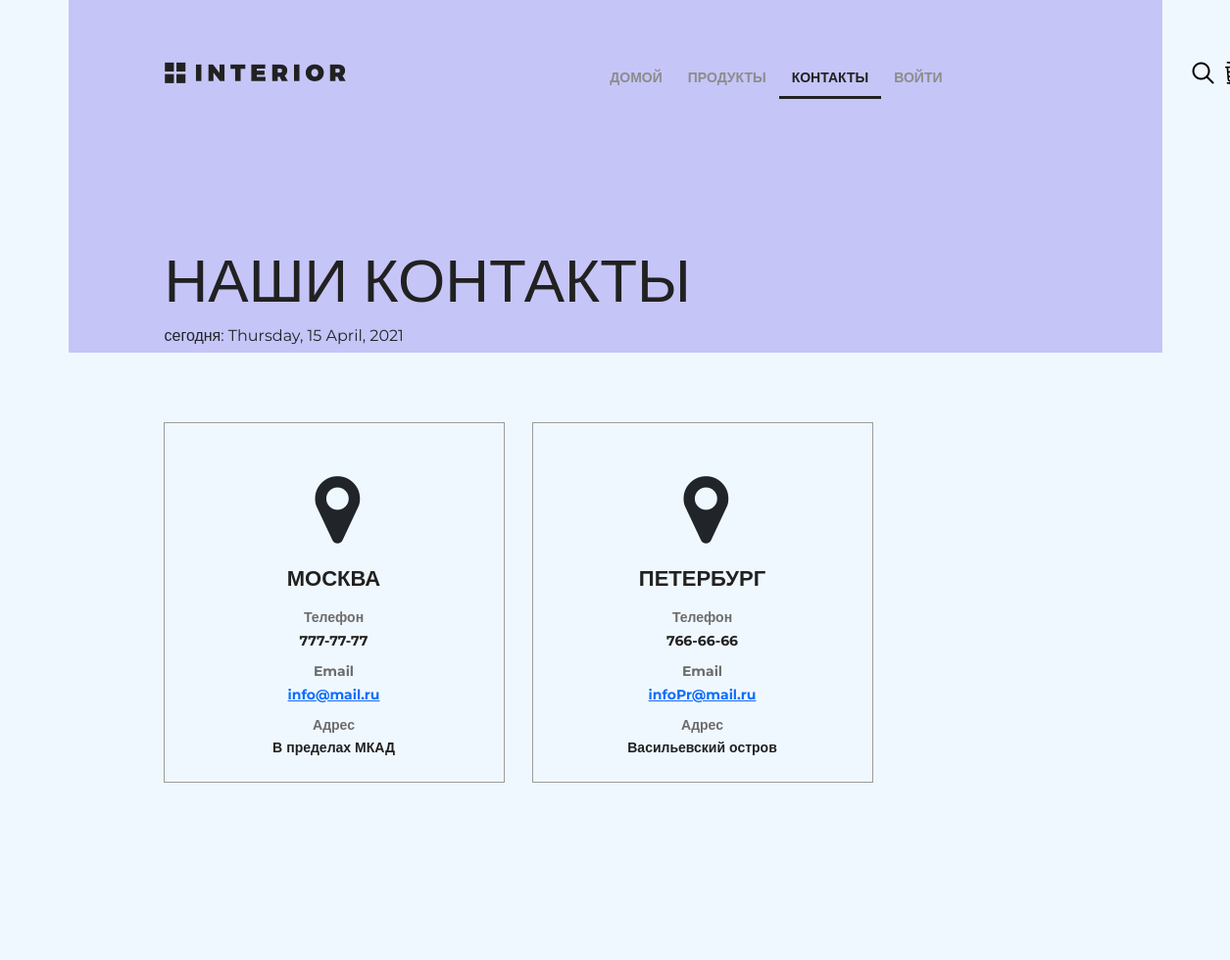
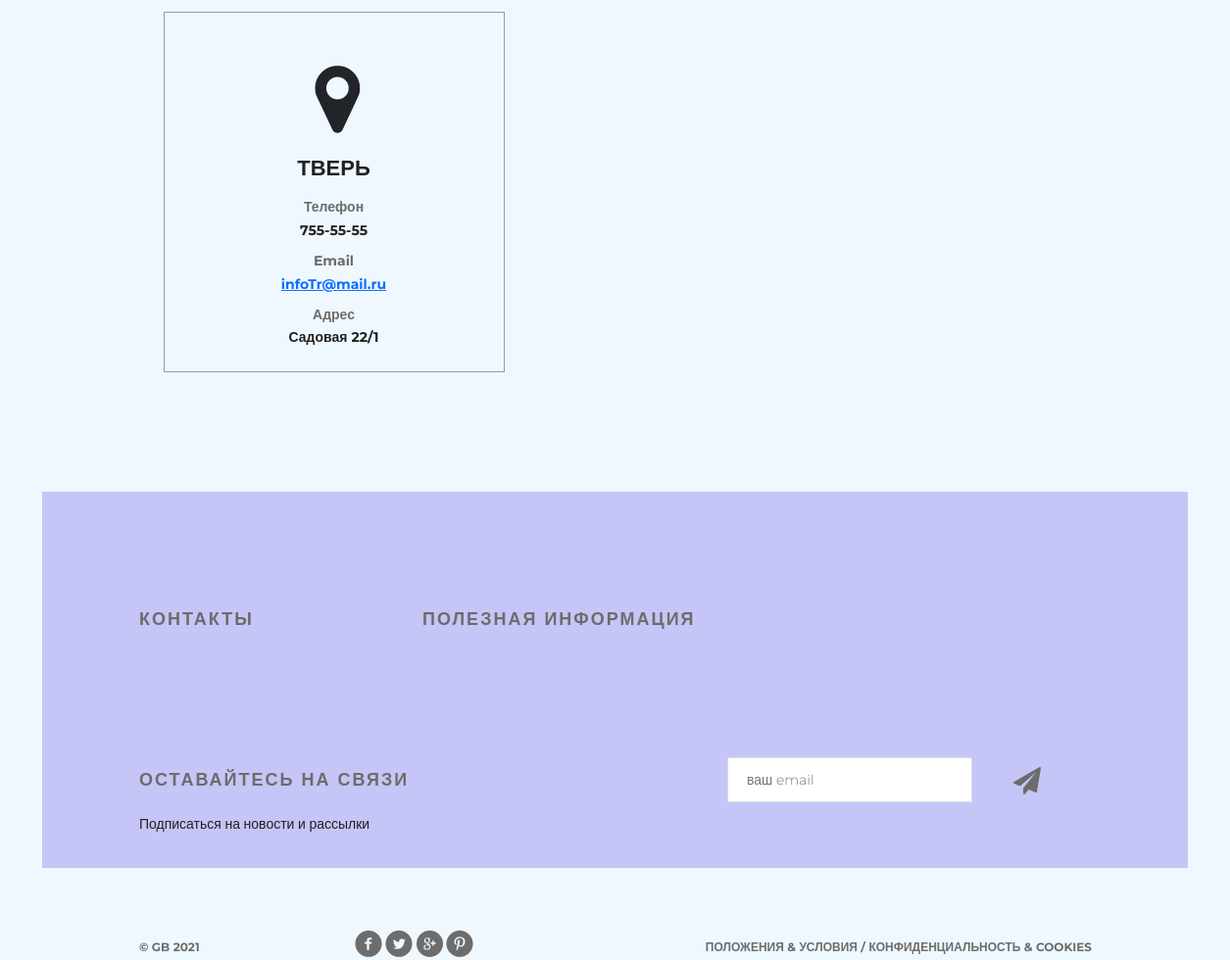
Page /contact/ on the committed database (2 pictures, top to bottom).
### pagesapp/models.py (models this page shows, shortened)
class Contact(models.Model):
    phone = models.CharField(max_length=50, verbose_name="номер телефона")
    email = models.EmailField(max_length=254, verbose_name="электронная почта")
    city = models.CharField(max_length=128, default="Москва", verbose_name="город")
    address = models.CharField(max_length=254, verbose_name="адресс")

### pagesapp/views.py (the view)
# urls.py: path("contact/", pagesapp.contact, name="contact"),
def contact(request):
    title = "о нас"
    visit_date = timezone.now()
    locations = Contact.objects.all()
    content = {"title": title, "visit_date": visit_date, "locations": locations}
    return render(request, "pagesapp/contact.html", content)

### pagesapp/context_processors.py (called while the page is built)
def basket(request):
    print(f"context processor basket works")
    basket = []
    if request.user.is_authenticated:
        basket = Basket.objects.filter(user=request.user)
    return {"basket": basket}

### pagesapp/templatetags/mail_to.py (called while the page is built)
@register.filter(name="mail_to")
def mail_to(input_str):
    link_mailto = ET.Element("a", {"href": f"mailto:{input_str}"})
    link_mailto.text = input_str
    return mark_safe(ET.tostring(link_mailto, encoding="unicode"))

### pagesapp/templates/pagesapp/contact.html
{% extends 'pagesapp/base.html' %}
{% load static mail_to %}
{% block menu %}
<div class="hero">
    <div class="header clearfix">
        {% include 'pagesapp/includes/menu.html' %}
    </div>
    <h1>наши контакты</h1>
    <p>сегодня: {{ visit_date|date:"l, j F, Y" }}</p>
</div>
{% endblock %}
{% block content %}
<div class="location">
    {% for location in locations %}
    <div class="location-1">
        <i class="fa fa-map-marker fa-5x"></i>
        <h4>{{ location.city }}</h4>
        <div class="contacts">
            <h5>Телефон</h5>
            <p>{{ location.phone }}</p>
        </div>
        <div class="contacts">
            <h5>Email</h5>
            <p>{{ location.email|mail_to }}</p>
        </div>
        <div class="contacts">
            <h5>Адрес</h5>
            <p>{{ location.address }}</p>
        </div>
    </div>
    {% endfor %}
</div>
<div class="clr"></div>
{% endblock %}

### static/css/style.css (style rules this page uses)
* { margin: 0; padding: 0; }
body { font-family: 'Montserrat', sans-serif; }
html, body { height: 100%; background-color: aliceblue; }
.clr { height: 384px; }
.clearfix:after { content: ""; display: block; clear: both; }
.hero { background-color: #c6c5f7; height: 360px; padding-left: 98px; padding-right: 211px; position: relative; }
.hero h1 { color: #212121; font-size: 62px; font-weight: 100; text-align: left; margin-top: 142px; text-transform: uppercase; }
.location { padding: 0px 97px; }
.location-1 { height: 368px; width: 348px; border: 1px solid #9c9c9c; margin: 71px 28px 122px 0px; float: left; }
.location-1:last-child { margin: 71px 0px 122px 0px; }
.location i { display: block; margin: 48px auto 0px; width: 38px; }
.location h4 { margin: 23px auto 23px; text-transform: uppercase; text-align: center; color: #212121; font-size: 22px; font-weight: 700; line-height: 16px; }
.contacts { text-align: center; margin-bottom: 15px; line-height: 14px; color: #212121; font-size: 14px; font-weight: 700; }
.contacts h5 { color: #6c6c6c; font-size: 14px; font-weight: 700; }

### rows in the picture
Contact: city "МОСКВА", phone "777-77-77", email|mail_to "info@mail.ru", address "В пределах МКАД"
Contact: city "ПЕТЕРБУРГ", phone "766-66-66", email|mail_to "infoPr@mail.ru", address "Васильевский остров"
Contact: city "ТВЕРЬ", phone "755-55-55", email|mail_to "infoTr@mail.ru", address "Садовая 22/1"
